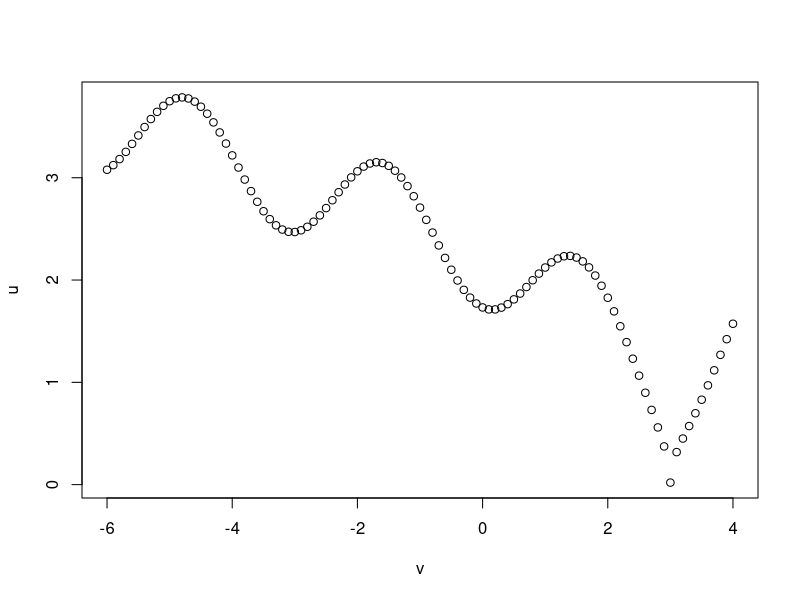
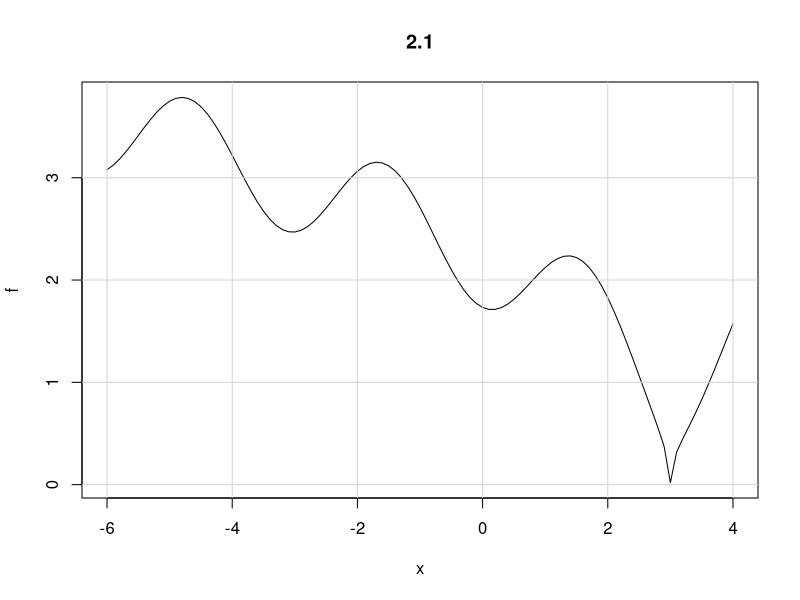

These figures' R source, in order: (Note: this script raises an error after producing the figures.)
## nom du fichier 
## qui la créé
## Description 
## Date

## Exercice 1 ####
is.integer(2) #typé par défaut en double
is.integer(2L)

if(sqrt(2) * sqrt(2) != 2) print("what ?!") ## on peut modifier en mettant un seuil 

if(0.1 + 0.2 == 0.3) print("result is ok") ## pas l'arrondis dans le système décimale mais dans le système binaire
#On va tronquer le système binaire 

#en binaire 0.1 est périodique

if(0.1 + 0.2 != 0.3) print("no way !!!!")

## Exercice 2 ####
# 1.
# f(x)=sin(x)²+ sqrt(|x−3|)
f <- function(x) sin(x) ^ 2 + sqrt(abs(x-3))

# 2. 
v = seq(-6, 4, by = 0.1)
print(v)
u <- f(v)
print(u)
#plot
plot(v,u)
plot(f, from = -6, to = 4, main = "2.1")
#on peut utiliser curve aussi
#xlim = from et to 
#lwd = largeur
grid(lty = 1)#rajoute une grille

# 3.
integrate(f, lower=-6, upper=4)
#fonctionne par intégration numérique
#erreur bornée en fonction de l'écartement entre deux points dans la grille

#4. 
mn <- optimise(f, c(-6,4))
mx <- optimise(f, c(-6,4), maximum = TRUE)
#min(f(-6:4)) optimisation sur des valeurs discrètes
#avec optimise vraie opti sur l'intervalle de val continue. 
mx2 <- optimise(-f, c(-6,4))
#si optimise est convexe alors ça fonctionne 
#pour trouver le max de f(x) = min -f(x)

## Exercice 3 ####
#1. 

simuData <- function(x) {
  set.seed(20)
  runif(x)
}
#simuData(3)

#2. 
#perte(s, y, p)
data <- simuData(10)
pertes <- function(s, y=data, p=2) {(sum(abs(s - y)^p))^(1/p)}
pertes(2)
h <- Vectorize(pertes)
curve(h, 0, 10)
#pertes(2, simuData(300), 2)

#3. 
#vect_p = c(1,2,5,1/2)
argmin_p <- optimise(pertes, c(0,10), s=1, p=2)
#optimise(f, interval, parameters à fournir à f, lower, upper, ...)
#https://www.rdocumentation.org/packages/stats/versions/3.6.2/topics/optimize
print(argmin_p)

## Exercices additionnels ####


